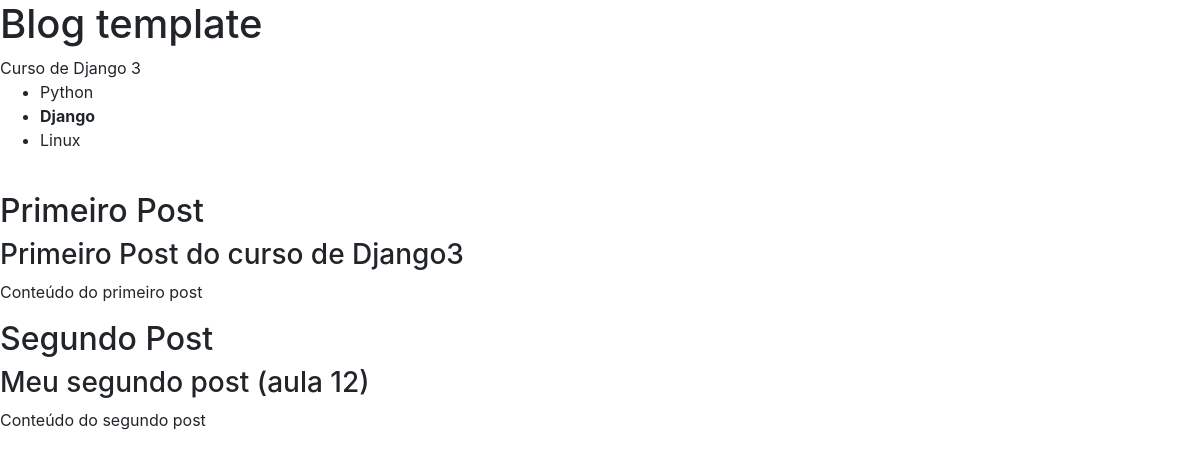
/blog/, run on an earlier commit of the app's database.
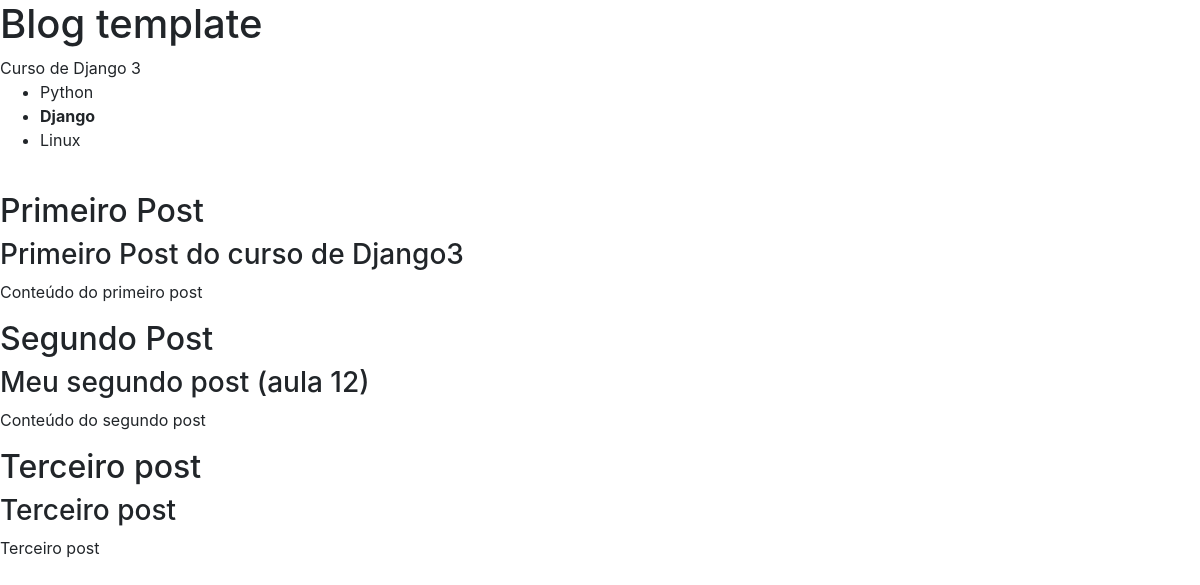
And on a later commit of the database.
### website/models.py (models this page shows, shortened)
class Post(models.Model):
    title = models.CharField(max_length=100)
    subtitle = models.CharField(max_length=200)
    content = models.TextField()
    categories = models.CharField(
        max_length=2, # siglas
        choices=Categories.choices, # setando o enum
        default=Categories.GR # setando qual dos marcadores do enum sera o padrao
    )
    approved = models.BooleanField(default=True) # recebe TRUE ou FALSE

### website/views.py (the view)
# urls.py: path('', hello_blog) # url vazia eh equivalente a home deste app
def hello_blog(request):
    lista = ['Python', 'Django', 'Linux']
    list_posts = Post.objects.all() # equivalente a select all
    data = {
        'name': 'Curso de Django 3',
        'lista': lista,
        'posts': list_posts
    }
    return render(request, 'index.html', data)

### website/templates/index.html (shortened to what this page needs)
<link rel="stylesheet" href="https://cdn.jsdelivr.net/npm/bootstrap@4.5.3/dist/css/bootstrap.min.css">
<h1>Blog template</h1>
{{ name }}
<ul>
    {% for item in lista %}
        {% if item == 'Django' %}
            <li><strong>{{ item }}</strong></li>
        {% else %}
            <li>{{ item }}</li>
        {% endif %}
    {% endfor %}
</ul>
{% for post in posts %}
    <h2>{{ post.title }}</h2>
    <h3>{{ post.subtitle }}</h3>
    <p>{{ post.content }}</p>
{% endfor %}

What changed in the data, as far as the page shows it:
added Post: title "Terceiro post", subtitle "Terceiro post", content "Terceiro post"
